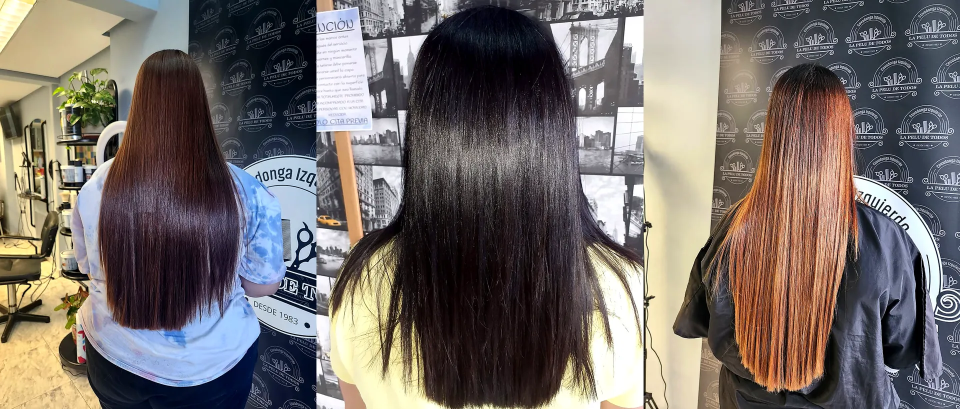
#> input picture assets/img/hero/alisados-1920.webp, 1920 x 818 px, given in place of DJSK0a7qSaF.jpg, which was not available (shown at 1/2 size)
$ python prepare_assets.py
#> lines starting #> are read from the running program, lines starting #| are printed output that depends on the picture; pictures that were not available may be replaced by others from this repository, and a replacement may not be noted
"""Prepara logo, fotos y cabeceras a partir del material original.

Lee:  _fuentes/instagram/<codigo>.jpg  (fotos publicadas en @lapeludet2)
      Logo de peluquería con fondo transparente.png
Crea: assets/img/brand/*, assets/img/fotos/*.webp, assets/img/hero/*.webp

Retoque: recorte de la marca «Galaxy Z Fold4» (franja inferior), contraste y
color suaves, enfoque (unsharp mask) y escalado Lanczos cuando hace falta.

    python scripts/prepare_assets.py
"""
from pathlib import Path
from PIL import Image, ImageOps, ImageEnhance, ImageFilter, ImageChops

ROOT = Path(__file__).resolve().parent.parent
SRC = ROOT / "_fuentes" / "instagram"
OUT = ROOT / "assets" / "img"

# nombre -> (código de Instagram, recortar franja inferior con marca de agua)
FOTOS = {
    # trabajos de color
    "color-cobre-melena": ("DJSK0a7qSaF", True),
    "color-cobre-largo": ("DHqnxzTBrYo", True),
    "color-cobre-espalda": ("DIBJ9oAgMGE", False),
    "color-burdeos-liso": ("DPx82o4jAvI", False),
    "color-violeta-liso": ("DKcPODcs1BX", False),
    "color-negro-liso": ("DJZZZcuh2B2", False),
    "color-dorado": ("DJbPRPFo38B", False),
    "color-castano-claro": ("DJd1FfKtBk_", False),
    "color-rojo-mechas": ("DRSr4DUgcAu", False),
    "color-antes-despues": ("DRCYhNYiedl", False),
    "color-cobre-salon": ("DRkv-mYjZl8", True),
    "color-castano-oscuro": ("DOdXVaYALK6", False),
    # mechas y balayage
    "mechas-balayage-ondas": ("DPwpMXGgC64", False),
    "mechas-balayage-logo": ("DJXWso-PF-U", True),
    "mechas-degradado-logo": ("DIQ8IujIn59", True),
    "mechas-ombre-cobre": ("DQ6espWgSDw", False),
    "mechas-ombre-cobre-2": ("DQU6g3Yj5kC", False),
    "mechas-rubias": ("DQm-Bcpkp2M", False),
    "mechas-capas": ("DKB50fCuhNu", False),
    "mechas-clienta": ("DKPIdJXoBwQ", False),
    "mechas-reflejos": ("DOd8kawCRHu", False),
    "mechas-largo-logo": ("DJkRpUTtCTK", True),
    # fantasía
    "fantasia-azul": ("DH-kXO8v5Hs", True),
    "fantasia-rosa-lila": ("DKjwTMbhOZz", False),
    "fantasia-rojo-negro": ("DP6PhSiAoBq", True),
    "fantasia-rosa-ondas": ("DQq2eeOD85d", False),
    "fantasia-trenza-azul": ("DKZAvcypGcw", False),
    # vegetal
    "vegetal-rizo-cobre": ("DKIILzxMKOP", False),
    "vegetal-largo": ("DP4R-4LjzC4", True),
    "vegetal-castano": ("DIKAN-wpP0u", False),
    "vegetal-bob": ("DQbyy1-DxrB", False),
    "vegetal-productos": ("DJ9YKjAPRqd", False),
    "vegetal-cosmetica": ("DQ88RNGjxgx", False),
    "vegetal-antes": ("DRmVsnIlY0l", False),
    # cortes
    "corte-bob-rubio": ("DQ_rIqLj7CG", False),
    "corte-bob-cobre": ("DOYQfs1jG5N", False),
    "corte-bob-cobre-2": ("DRPZjTjDNsN", False),
    "corte-bob-castano": ("DSFzgtxjlM4", False),
    "corte-corto-negro": ("DKiCAP2tqi4", False),
    "corte-pixie-cobre": ("DSIDDN5CFlA", False),
    "corte-chico-cova": ("DRNd8mQlYz-", False),
    "corte-capas-mechas": ("DKMrqcVvVXp", False),
    "corte-ninos": ("DQoxnqVjdAO", False),
    "corte-media-melena": ("DRVTT7bCgQz", False),
    # liso, rizo, peinados
    "liso-largo": ("DJ_s1QaxCP_", False),
    "liso-espejo": ("DP02Mzaj3rf", False),
    "rizo-definido": ("DKR0kitOfYR", False),
    "rizo-corto": ("DRK3pyVCayc", False),
    "rizo-mechas": ("DH5YfPypo1x", True),
    "rizo-lavado": ("DHx_2JWsRwU", False),
    "recogido-rizos": ("DKfdTUTMZ4X", False),
    "trenza-boho": ("DSNYZZwkb3X", False),
    # salud capilar
    "raiz-cana": ("DKsaxTfAd8g", False),
    "raiz-cana-2": ("DMHkDPbIy80", False),
    "diagnostico-microcamara": ("DRiES-AE0jr", False),
    # cova y salón
    "cova-clienta": ("DQFKJnpEXGi", False),
    "cova-amiga": ("DRF7kNTiYc4", True),
    "cova-grupo": ("DSLX6UgCDIa", True),
    "cova-trabajando": ("DQcd9w_kW7Y", False),
    # estética
    "solarium-cabina": ("DMaSBAYMcKs", False),
    "presoterapia-piernas": ("DHf6gO_Pi9f", False),
    "presoterapia-botas": ("DKmVq8KMUMO", False),
}

# Recortes manuales (izq, arriba, der, abajo) en proporción 0-1
RECORTES = {
    "presoterapia-piernas": (0.0, 0.0, 0.78, 1.0),   # fuera sello del logo
    "presoterapia-botas": (0.30, 0.0, 0.86, 1.0),    # fuera texto y sello
    "cova-grupo": (0.0, 0.0, 1.0, 0.94),
    "cova-amiga": (0.0, 0.0, 1.0, 0.94),
}

# Cabeceras panorámicas: tríptico de fotos reales (3 × 1080 = 3240 px)
HEROES = {
    "home": ["mechas-degradado-logo", "mechas-balayage-ondas", "color-cobre-melena"],
    "servicios": ["color-burdeos-liso", "rizo-corto", "mechas-balayage-logo"],
    "asesoria": ["corte-bob-castano", "mechas-capas", "corte-pixie-cobre"],
    "cortes": ["corte-bob-rubio", "corte-chico-cova", "corte-bob-cobre"],
    "coloracion": ["color-cobre-salon", "color-violeta-liso", "color-dorado"],
    "mechas": ["mechas-balayage-ondas", "mechas-largo-logo", "mechas-rubias"],
    "fantasia": ["fantasia-rosa-lila", "fantasia-rojo-negro", "fantasia-rosa-ondas"],
    "vegetal": ["vegetal-productos", "vegetal-rizo-cobre", "vegetal-castano"],
    "alisados": ["liso-largo", "color-negro-liso", "mechas-ombre-cobre-2"],
    "rizos": ["rizo-definido", "rizo-lavado", "rizo-corto"],
    "peinados": ["recogido-rizos", "trenza-boho", "fantasia-trenza-azul"],
    "tratamientos": ["vegetal-cosmetica", "color-castano-claro", "color-negro-liso"],
    "diagnostico": ["vegetal-productos", "raiz-cana-2", "raiz-cana"],
    "laser-capilar": ["raiz-cana", "liso-espejo", "raiz-cana-2"],
    "sobre-cova": ["cova-clienta", "corte-chico-cova", "cova-amiga"],
    "espacio": ["cova-grupo", "fantasia-azul", "corte-chico-cova"],
    "galeria": ["fantasia-rosa-ondas", "mechas-ombre-cobre", "vegetal-largo"],
    "opiniones": ["cova-clienta", "mechas-clienta", "corte-pixie-cobre"],
    "ubicacion": ["mechas-degradado-logo", "vegetal-productos", "mechas-largo-logo"],
    "contacto": ["color-cobre-melena", "mechas-balayage-logo", "color-burdeos-liso"],
}
# Cabeceras de una sola imagen apaisada (se amplía y se enfoca)
HEROES_SIMPLES = {
    "presoterapia": "presoterapia-piernas",
    "solarium": "solarium-cabina",
    "depilacion": "presoterapia-piernas",
}


def retoca(im: Image.Image) -> Image.Image:
    im = ImageOps.autocontrast(im, cutoff=0.4, preserve_tone=True)
    im = ImageEnhance.Color(im).enhance(1.06)
    im = ImageEnhance.Contrast(im).enhance(1.04)
    return im.filter(ImageFilter.UnsharpMask(radius=1.6, percent=55, threshold=3))


def carga(nombre: str) -> Image.Image:
#> called with nombre = 'color-cobre-melena'
    codigo, marca = FOTOS[nombre]
    im = ImageOps.exif_transpose(Image.open(SRC / f"{codigo}.jpg")).convert("RGB")
#> im is the input picture: PIL image 1920x818 RGB; mean R, G, B 116.3, 109, 105.3
    w, h = im.size
#> w = 1920; h = 818
    if nombre in RECORTES:
        l, t, r, b = RECORTES[nombre]
        im = im.crop((int(l * w), int(t * h), int(r * w), int(b * h)))
    elif marca:
        im = im.crop((0, 0, w, int(h * 0.93)))
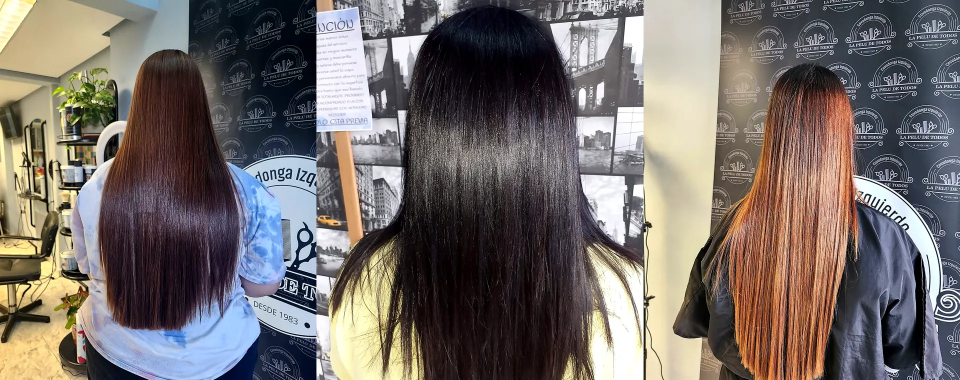
#> im: PIL image 1920x760 RGB (shown at 1/2 size); mean R, G, B 116.1, 108.8, 105.5
    return im


def guarda(im, ruta, q=82):
    ruta.parent.mkdir(parents=True, exist_ok=True)
    im.save(ruta, "WEBP", quality=q, method=6)


def fotos():
    for nombre in FOTOS:
        im = retoca(carga(nombre))
        w, h = im.size
#> w = 1920; h = 760
        if w < 1080:  # ampliación suave de las más pequeñas
            f = 1080 / w
            im = im.resize((1080, int(h * f)), Image.LANCZOS).filter(
                ImageFilter.UnsharpMask(radius=2, percent=40, threshold=2))
        guarda(im, OUT / "fotos" / f"{nombre}.webp")
        sm = im.copy(); sm.thumbnail((640, 900), Image.LANCZOS)
#> after `sm.thumbnail((640, 900), Image.LANCZOS)`:
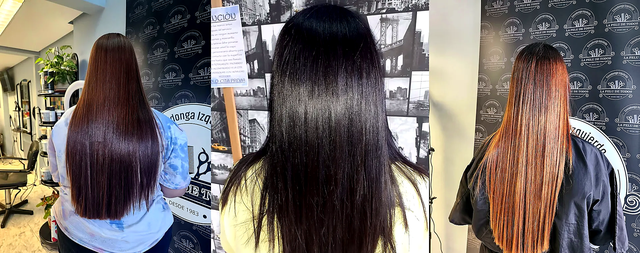
#> sm: PIL image 640x253 RGB; mean R, G, B 114.8, 107.1, 103.2
        guarda(sm, OUT / "fotos" / "sm" / f"{nombre}.webp", 78)
#> pass 2 of the loop in fotos, `for nombre in FOTOS:`:
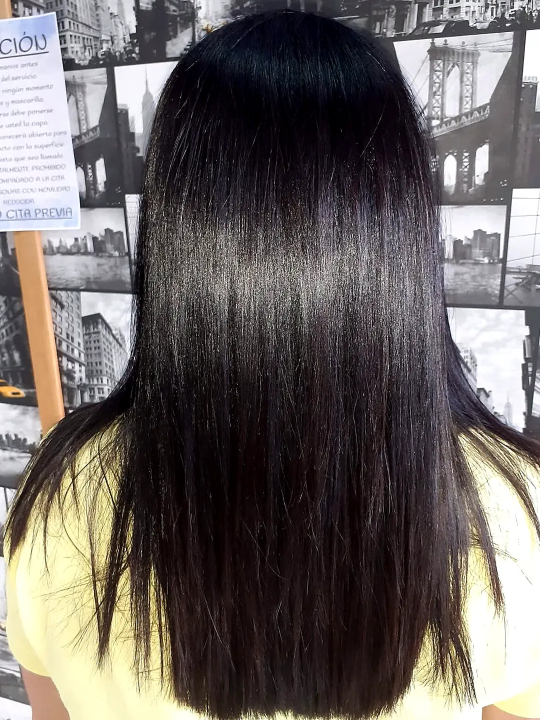
#> input picture assets/img/hero/alisados-m.webp, 1080 x 1440 px, given in place of DHqnxzTBrYo.jpg, which was not available (shown at 1/2 size)
#> in carga, im is the input picture: PIL image 1080x1440 RGB; mean R, G, B 107.4, 100.9, 98.2
#> in carga (call 2), `im = im.crop((0, 0, w, int(h * 0.93)))`:
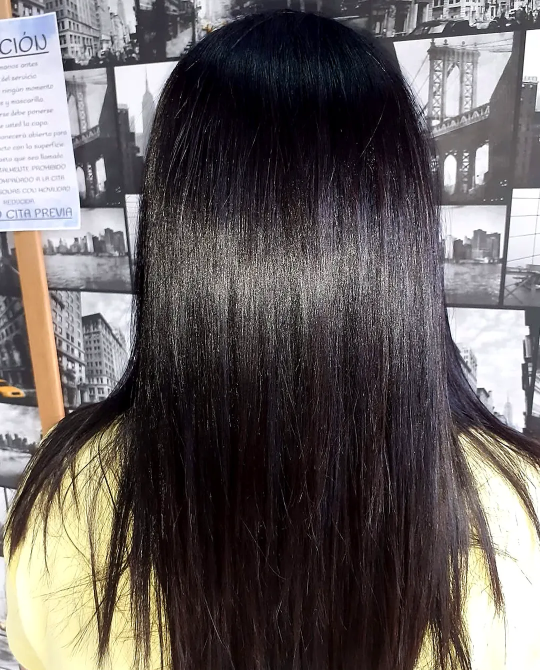
#> im: PIL image 1080x1339 RGB (shown at 1/2 size); mean R, G, B 103.4, 97.2, 96
#> in fotos, `sm.thumbnail((640, 900), Image.LANCZOS)`:
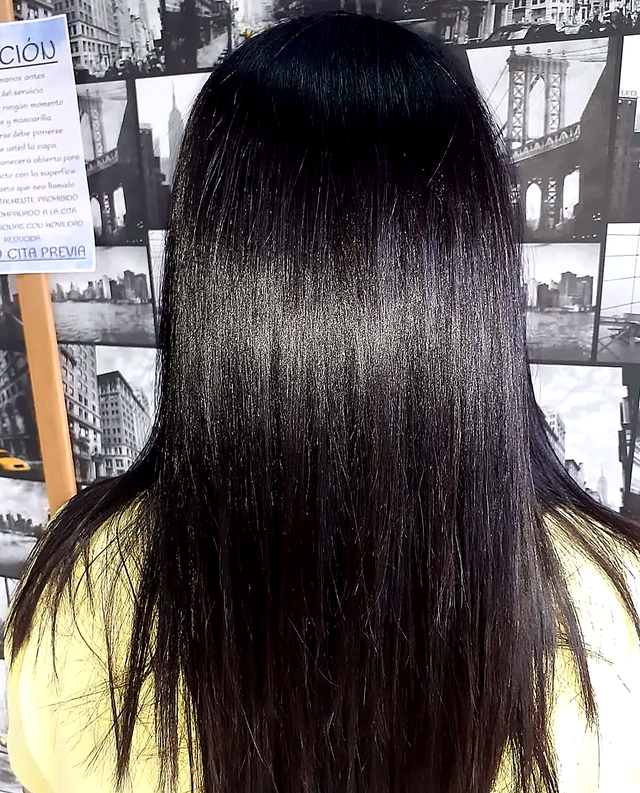
#> sm: PIL image 640x793 RGB; mean R, G, B 101.9, 95.6, 94.3


def ajusta(im, w, h):
    return ImageOps.fit(im, (w, h), Image.LANCZOS, centering=(0.5, 0.42))


# [57 lines left out: functions heroes, marca, not called in this run]


if __name__ == "__main__":
#> (the run stopped early here; a loop or call above may not have finished)
